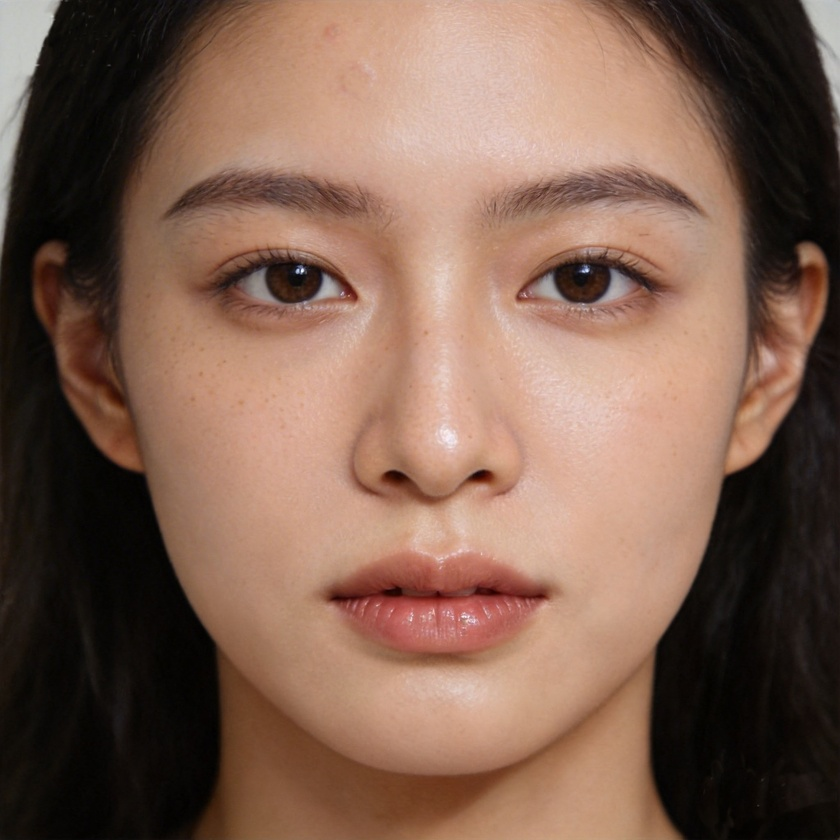
#> input picture 图片/face.jpg, 840 x 840 px, shrunk from 2048 x 2048 before the run, found by its file name
$ python test.py
#> lines starting #> are read from the running program, lines starting #| are printed output that depends on the picture; after the words box and inside, x2 and y2 are one past the last pixel; in counts of white or black regions, pixels touching at a corner belong together
#> further down, img is the input picture: shape (840, 840, 3); mean B, G, R 80.8, 96.4, 126.9
import cv2
import numpy as np


def face_skin_blend(image, blur_strength=100, blend_strength=1.0):
    """
    人脸磨皮 Blend 效果 + 皮肤检测（只磨皮肤，不磨五官）
    :param image: 输入BGR图像
    :param blur_strength: 双边滤波程度 (越大磨皮越重)
    :param blend_strength: 融合系数 (0-1)
    :return: 磨皮后的图像
    """

    # ===================== 【新增】真正的皮肤检测（肤色分割）=====================
    def get_skin_mask(img):
        # 转换到 YCrCb 颜色空间（肤色检测最常用空间）
        ycrcb = cv2.cvtColor(img, cv2.COLOR_BGR2YCrCb)
#> ycrcb: shape (840, 840, 3); mean of channels 0, 1, 2 103.7, 144.5, 115.1
        # 提取 Cr、Cb 通道（肤色在这两个通道有固定范围）
        cr = ycrcb[:, :, 1]
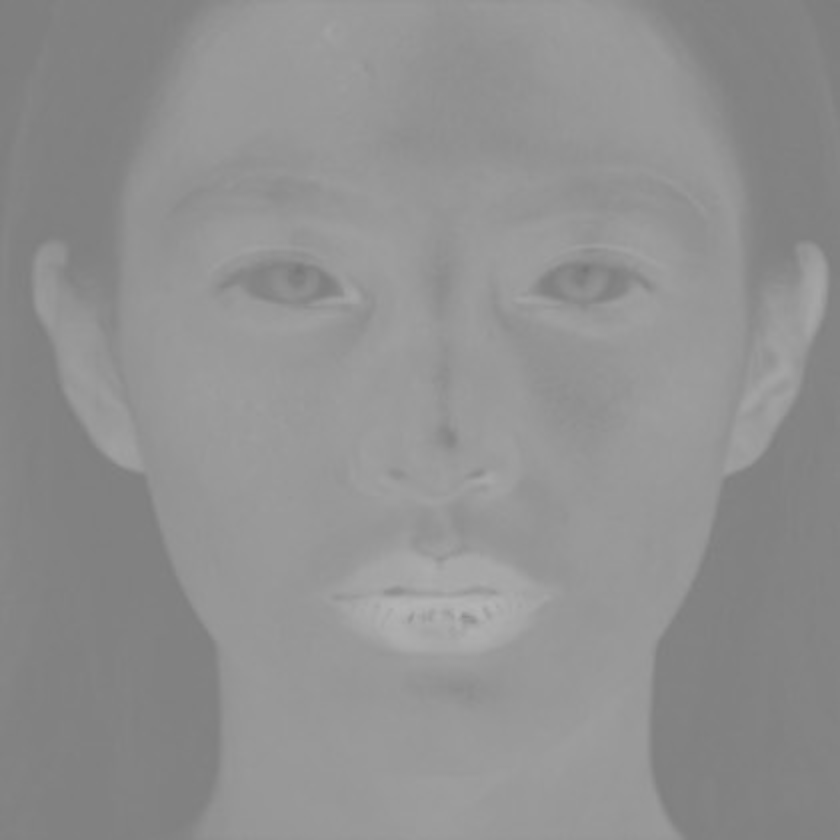
#> cr: shape (840, 840); min 118, max 180, mean 144.5
        cb = ycrcb[:, :, 2]
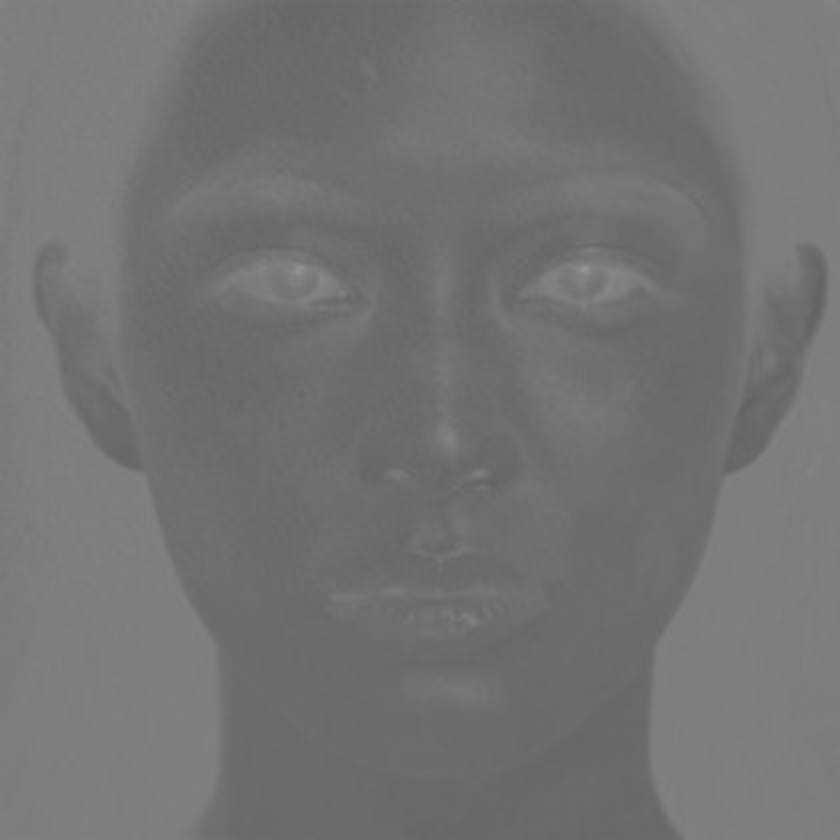
#> cb: shape (840, 840); min 97, max 150, mean 115.1

        # 标准肤色阈值（专门针对亚洲人肤色优化）
        skin_mask = ((cr >= 133) & (cr <= 173) & (cb >= 77) & (cb <= 127))
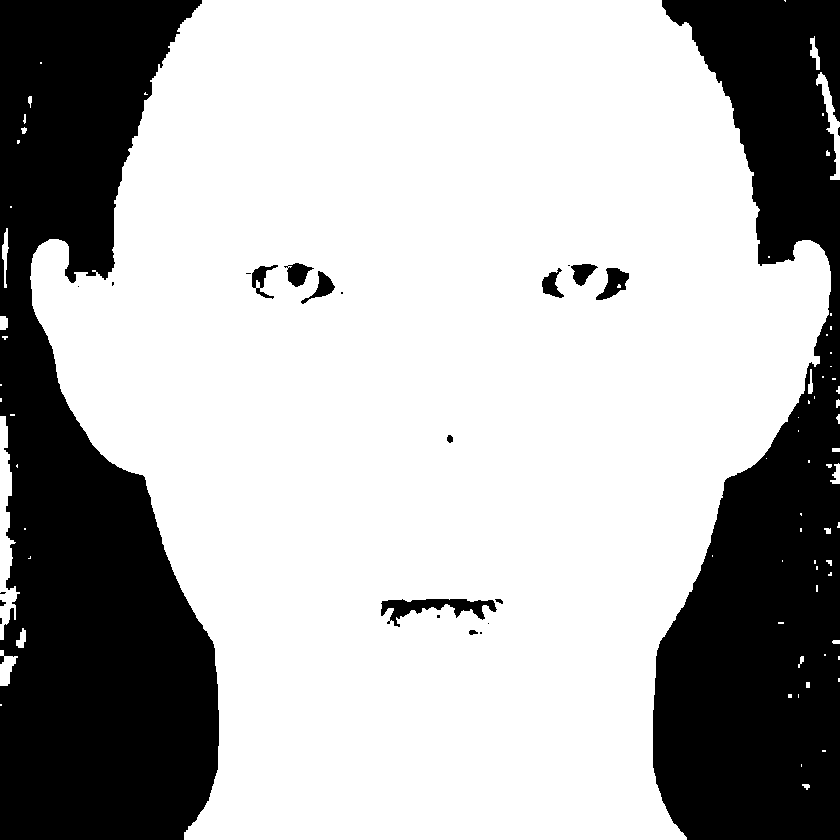
#> skin_mask: shape (840, 840) bool; 69.5% white; 24 black regions (11 under 20 px), largest, box (x1, y1, x2, y2) and area: (0, 0, 219, 840) 117634, (653, 0, 840, 840) 93648, (381, 599, 497, 627) 1341
        skin_mask = skin_mask.astype(np.float32)

        # 高斯模糊让皮肤边缘更柔和，不生硬
        skin_mask = cv2.GaussianBlur(skin_mask, (7, 7), 0)
        return skin_mask

    # 获取皮肤掩码（只有皮肤区域=1，其他=0）
    skin_mask = get_skin_mask(image)
    skin_mask_3ch = np.stack([skin_mask] * 3, axis=-1)  # 转为3通道
    # ==========================================================================

    # 1. 高频滤波（祛痘）
    img_float = image.astype(np.float32)
    gaussian = cv2.GaussianBlur(img_float, (0, 0), 25)
    high_pass = img_float - gaussian
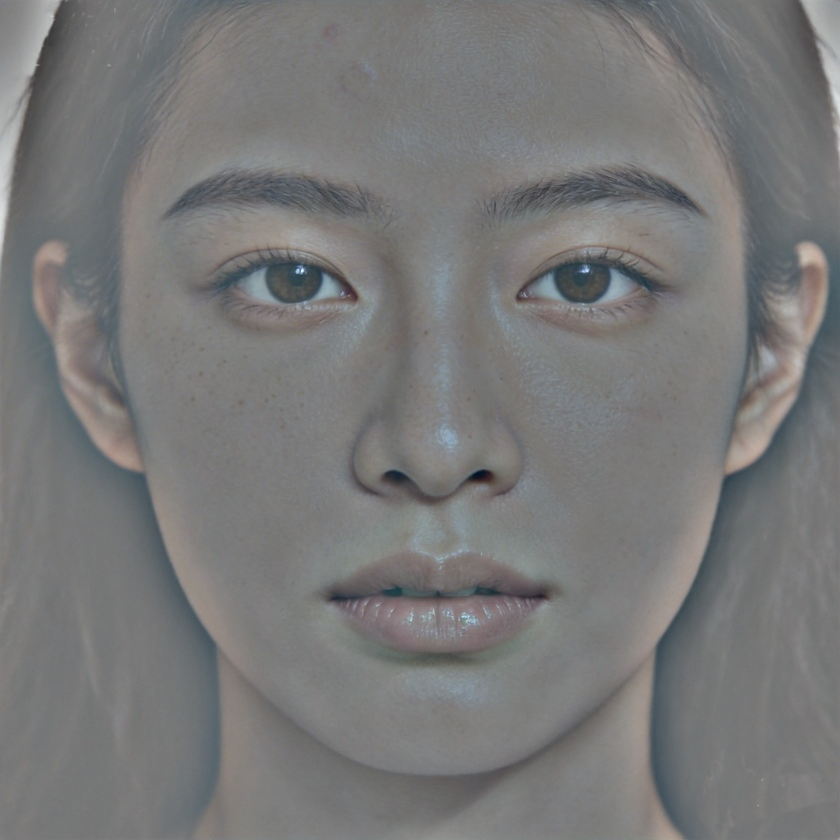
#> high_pass: shape (840, 840, 3) float32; mean B, G, R 0, 0, 0; drawn with min black and max white
    remove_acne = img_float - high_pass * 0.85

    # 2. 生成高光滑图
    smooth = cv2.bilateralFilter(image, blur_strength, 75, 75)

    # 3. 生成过渡掩码（原来的逻辑保留）
    gray_original = cv2.cvtColor(image, cv2.COLOR_BGR2GRAY)
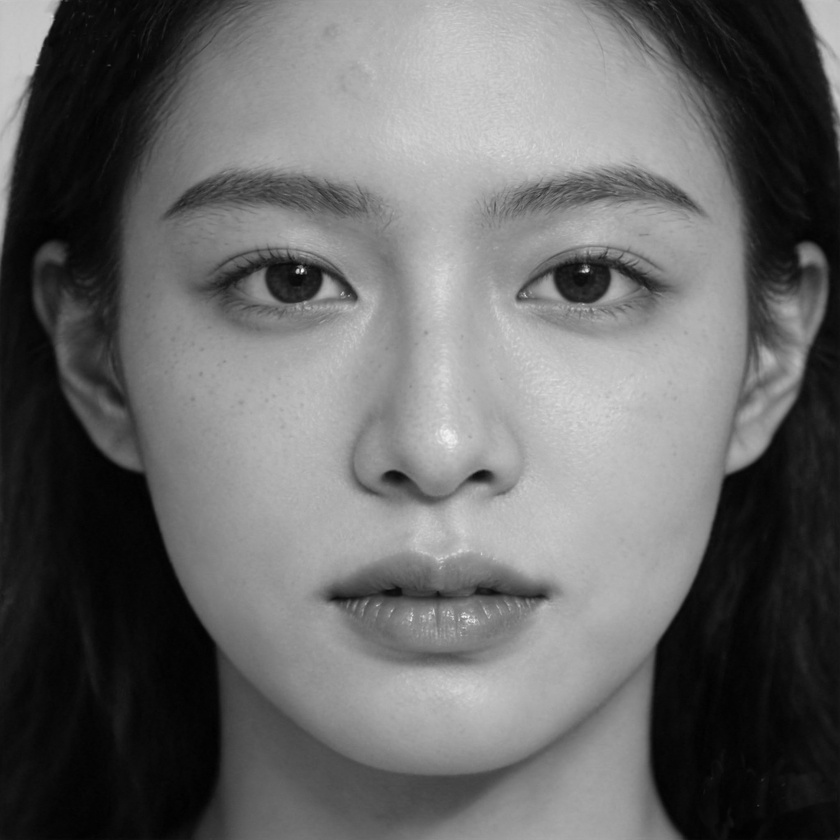
#> gray_original: shape (840, 840); min 0, max 251, mean 103.7
    gray_smooth = cv2.cvtColor(smooth, cv2.COLOR_BGR2GRAY)
    mask = np.abs(gray_original.astype(np.float32) - gray_smooth)
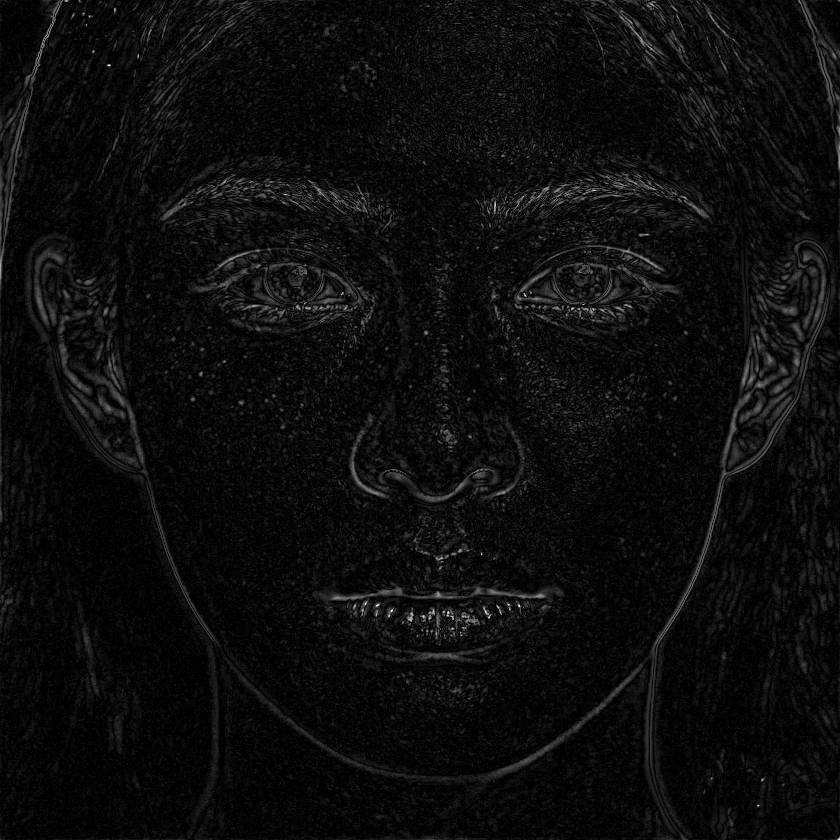
#> mask: shape (840, 840) float32; min 0, max 44, mean 2.3; drawn with min black and max white
    mask = (mask - mask.min()) / (mask.max() - mask.min() + 1e-5)
    mask = cv2.GaussianBlur(mask, (5, 5), 0)
    mask_3ch = np.stack([mask] * 3, axis=-1)

    # 只有皮肤区域才应用磨皮，非皮肤区域完全保留原图！
    result = (
            image * (1 - blend_strength * (1 - mask_3ch) * skin_mask_3ch) +
            smooth * (blend_strength * (1 - mask_3ch) * skin_mask_3ch)
    ).astype(np.uint8)
    # ==========================================================================

    return result


# 读取图片
img = cv2.imread("E:/skin_dataset/face.jpg")
# 应用效果
output = face_skin_blend(img, blur_strength=20, blend_strength=0.75)
# 保存结果
cv2.imwrite("blended_skin_face1.jpg", output)

$ run again, with 图片/ACAD1C52A8E2D4E1FEA8152F9ED8124C.jpg copied over 图片/face.jpg
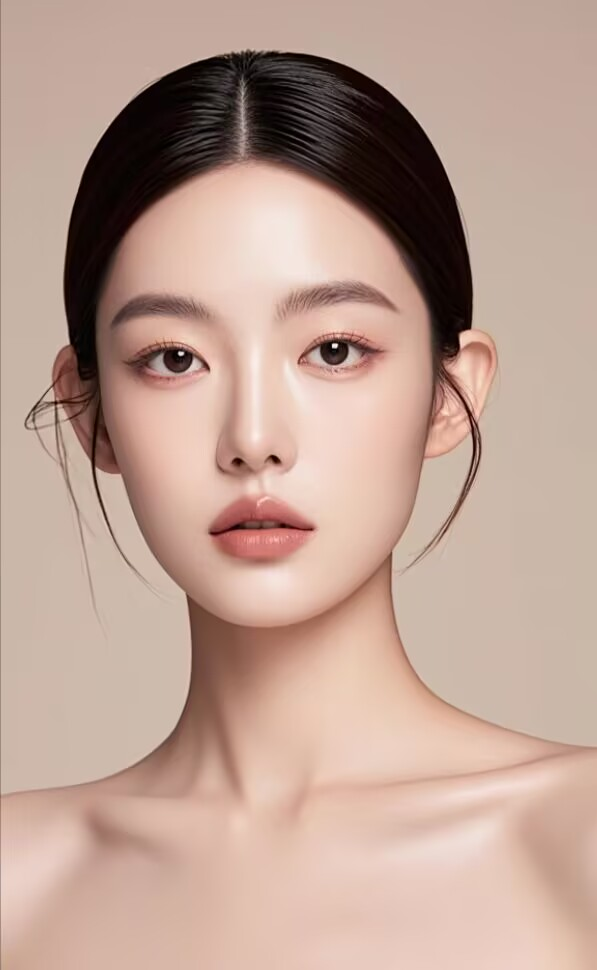
#> input picture 图片/ACAD1C52A8E2D4E1FEA8152F9ED8124C.jpg, 597 x 970 px, found by its file name
#> img is the input picture: shape (970, 597, 3); mean B, G, R 147.9, 160.8, 189.2
#> ycrcb: shape (970, 597, 3); mean of channels 0, 1, 2 167.8, 143.3, 116.8
#> in get_skin_mask, `skin_mask = ((cr >= 133) & (cr <= 173) & (cb >= 77) & (cb <= 127))`:
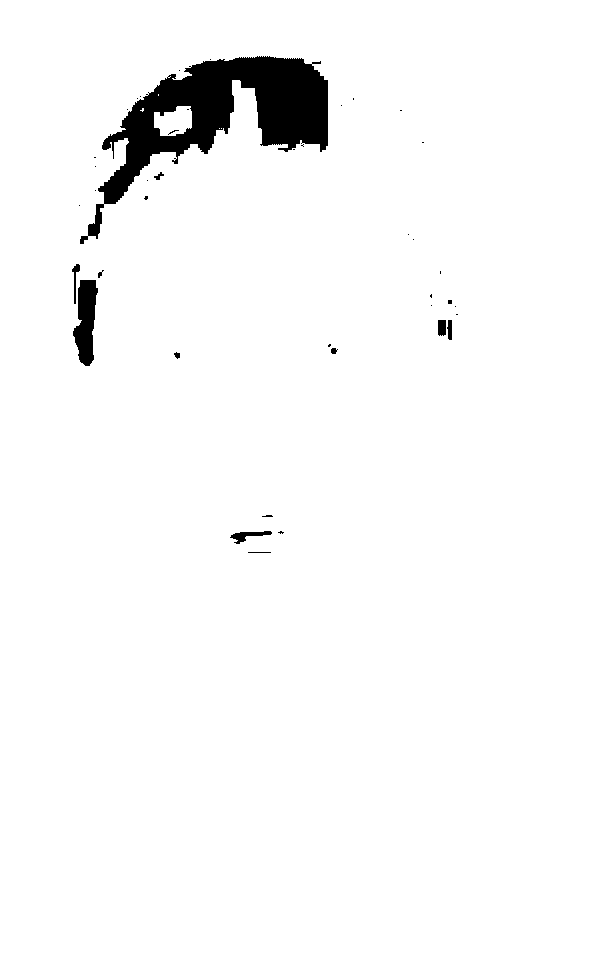
#> skin_mask: shape (970, 597) bool; 97% white; 41 black regions (30 under 20 px), largest, box (x1, y1, x2, y2) and area: (80, 56, 328, 244) 14911, (73, 280, 98, 366) 1412, (230, 531, 272, 544) 223
#> in face_skin_blend, `mask = np.abs(gray_original.astype(np.float32) - gray_smooth)`:
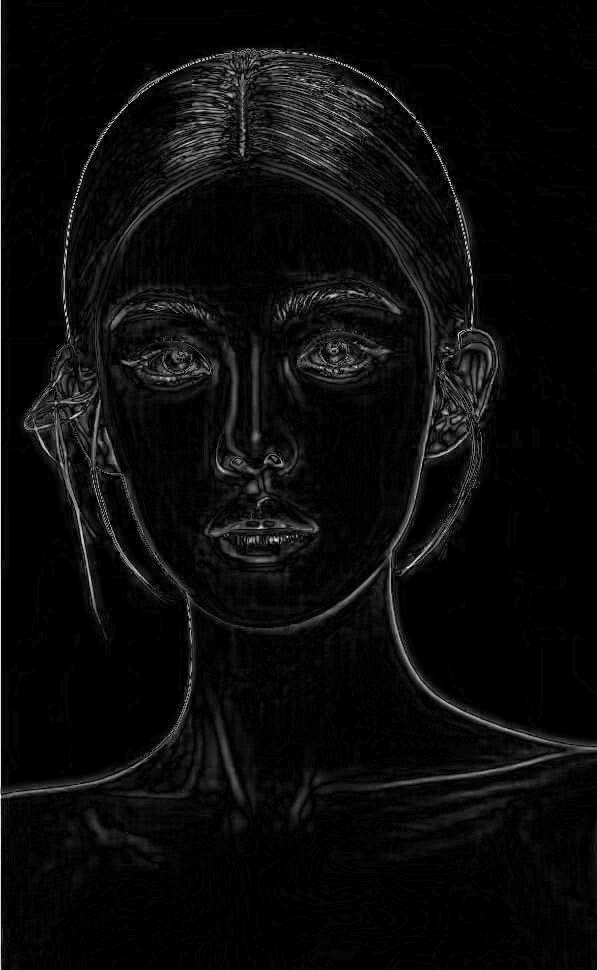
#> mask: shape (970, 597) float32; min 0, max 37, mean 1.6; drawn with min black and max white
